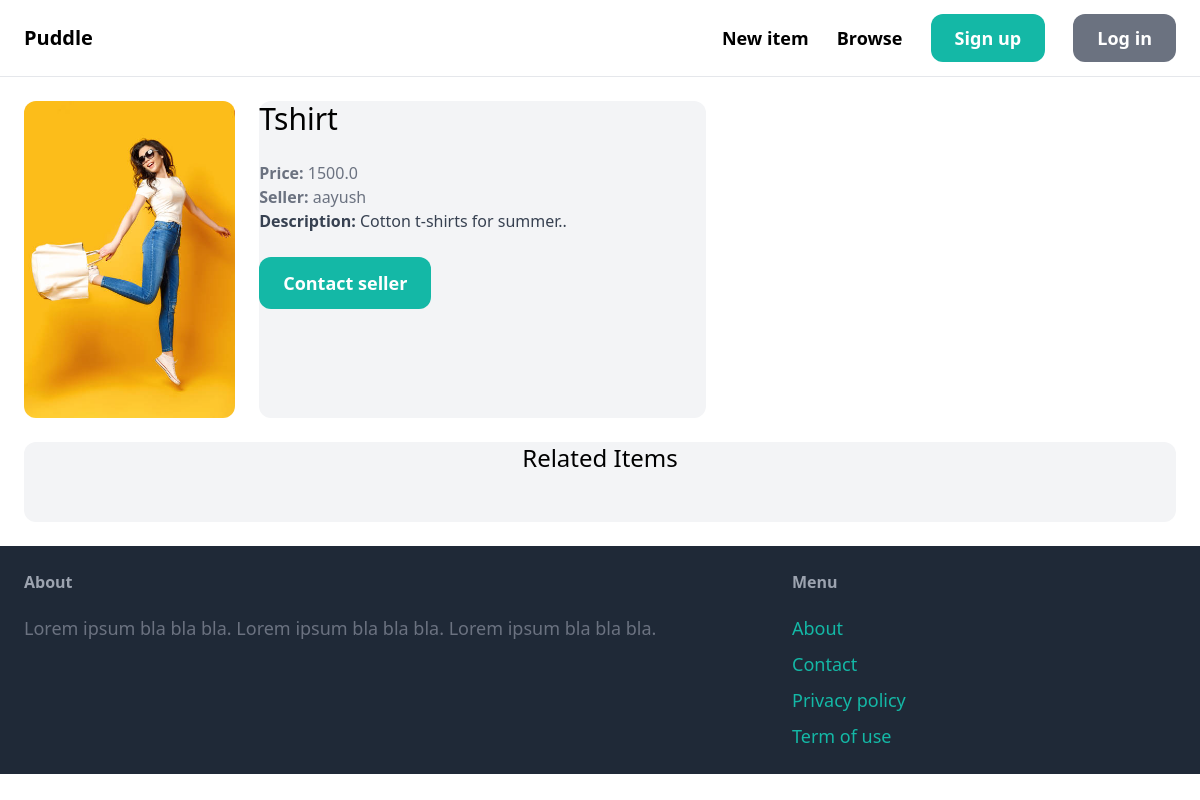
The page /items/7/ on the database its author committed.
### item/models.py (models this page shows, shortened)
class Item(models.Model):
    category = models.ForeignKey(Category, related_name='items', on_delete=models.CASCADE)
    name = models.CharField(max_length=255)
    description = models.TextField(blank=True, null=True)
    price = models.FloatField()
    image= models.ImageField(upload_to='item_images', blank=True, null=True)
    is_sold = models.BooleanField(default=False)
    created_by = models.ForeignKey(User, related_name='items', on_delete=models.CASCADE)
    created_at = models.DateTimeField(auto_now_add=True)

### item/views.py (the view)
# urls.py: path('<int:pk>/', views.detail, name='detail'),
def detail(request, pk):
    item = get_object_or_404(Item, pk=pk)
    related_items = Item.objects.filter(category=item.category, is_sold=False).exclude(pk=pk)[:3]
    return render(request, 'item/detail.html',
            {'realted_items' : related_items, 'item':item})

### item/templates/item/detail.html (shortened to what this page needs)
{% extends 'porto/base.html' %}
{% block content %}
<div class="grid grid-cols-5 gap-6">
    <div calss="col-span-3">
        <img src="{{item.image.url}}" class="rounded-xl">
    </div>
    <div class="col-span-2 bg-gray-100 rounded-xl">
        <h1 class="mb-6 text-3xl">{{ item.name }}
        </h1>
        <p class="text-gray-500"><strong>Price:</strong> {{item.price}} </p>
        <p class="text-gray-500"><strong>Seller:</strong> {{item.created_by.username}} </p>
        <p class="text-gray-700"><strong>Description:</strong> {{item.description}} </p>
        <a href="{% url 'conversation:new' item.id %}" class="inline-block mt-6 px-6 py-3 text-lg font-semibold bg-teal-500 text-white rounded-xl hover:bg-teal-700">Contact seller</a>
    </div>
</div>
<div class="mt-6 px-6 py12 bg-gray-100 rounded-xl">
    <h2 class = "mb-12 text-2xl text-center">Related Items</h2>
</div>
{% endblock %}

### rows shown on the page
Item: image (picture), name "Tshirt", price "1500.0", created_by.username "aayush", description "Cotton t-shirts for summer.."
